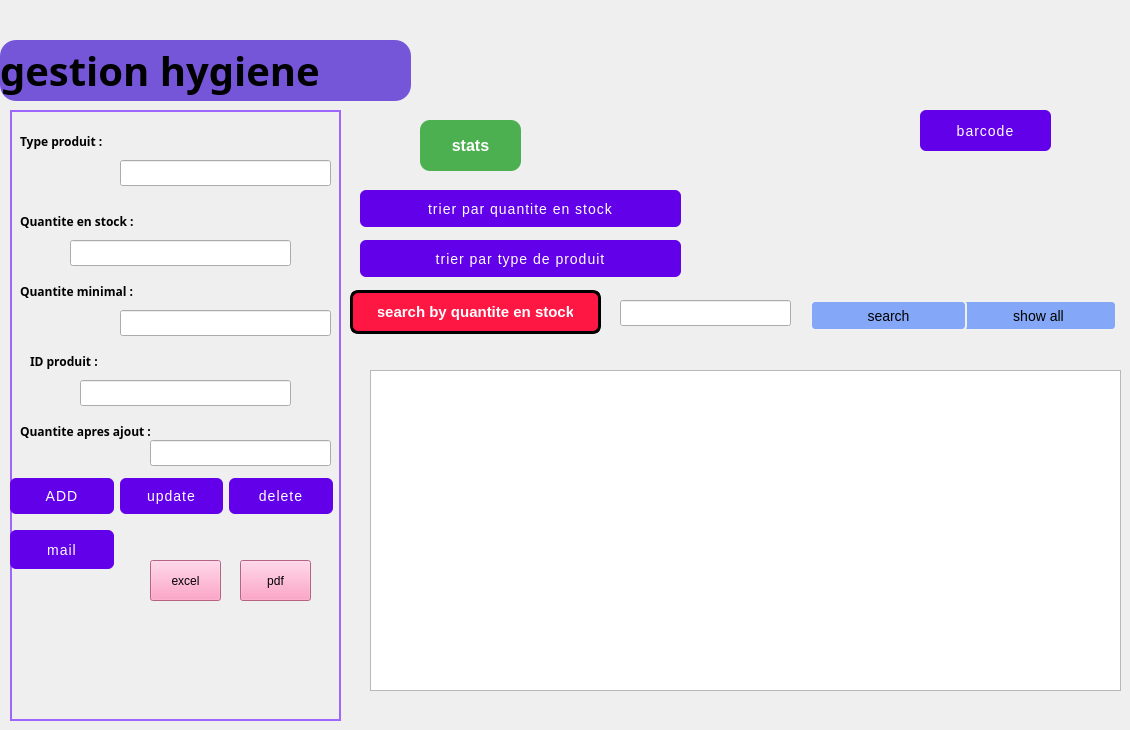
    <widget class="QWidget" name="notifications_page_2">
     <widget class="QLabel" name="title_label_11">
      <property name="geometry">
       <rect>
        <x>0</x>
        <y>40</y>
        <width>411</width>
        <height>61</height>
       </rect>
      </property>
      <property name="font">
       <font>
        <family>Script MT Bold</family>
        <pointsize>30</pointsize>
        <bold>true</bold>
       </font>
      </property>
      <property name="styleSheet">
       <string notr="true">background-color:#7556d8;
border-radius:16px;</string>
      </property>
      <property name="text">
       <string>gestion hygiene</string>
      </property>
     </widget>
     <widget class="QLabel" name="label_114">
      <property name="geometry">
       <rect>
        <x>770</x>
        <y>10</y>
        <width>200</width>
        <height>200</height>
       </rect>
      </property>
      <property name="minimumSize">
       <size>
        <width>40</width>
        <height>40</height>
       </size>
      </property>
      <property name="maximumSize">
       <size>
        <width>200</width>
        <height>200</height>
       </size>
      </property>
      <property name="text">
       <string/>
      </property>
      <property name="pixmap">
       <pixmap>:/images/img-hotellerie-produits.jpg</pixmap>
      </property>
      <property name="scaledContents">
       <bool>true</bool>
      </property>
     </widget>
     <widget class="QLabel" name="label_115">
      <property name="geometry">
       <rect>
        <x>10</x>
        <y>110</y>
        <width>331</width>
        <height>611</height>
       </rect>
      </property>
      <property name="styleSheet">
       <string notr="true">border: 2px solid #9e65ff;</string>
      </property>
      <property name="text">
       <string/>
      </property>
     </widget>
     <widget class="QPushButton" name="pushButton_barcode">
      <property name="geometry">
       <rect>
        <x>920</x>
        <y>110</y>
        <width>131</width>
        <height>41</height>
       </rect>
      </property>
      <property name="styleSheet">
       <string notr="true">QPushButton {
    background-color: #6200ea;
    color: white;
    border-radius: 6px;
    padding: 10px 24px;
    font-size: 14px;
    letter-spacing: 1px;
    text-transform: uppercase;
    transition: background-color 0.3s ease;
}
QPushButton:hover {
    background-color: #3700b3;
}
QPushButton:pressed {
    background-color: #30009c;
}</string>
      </property>
      <property name="text">
       <string>barcode</string>
      </property>
     </widget>
     <widget class="QWidget" name="layoutWidget_14">
      <property name="geometry">
       <rect>
        <x>10</x>
        <y>470</y>
        <width>323</width>
        <height>52</height>
       </rect>
      </property>
      <layout class="QHBoxLayout" name="horizontalLayout_29">
       <item>
        <widget class="QPushButton" name="pushButton_92">
         <property name="styleSheet">
          <string notr="true">QPushButton {
    background-color: #6200ea;
    color: white;
    border-radius: 6px;
    padding: 10px 24px;
    font-size: 14px;
    letter-spacing: 1px;
    text-transform: uppercase;
    transition: background-color 0.3s ease;
}
QPushButton:hover {
    background-color: #3700b3;
}
QPushButton:pressed {
    background-color: #30009c;
}
</string>
         </property>
         <property name="text">
          <string>ADD</string>
         </property>
        </widget>
       </item>
       <item>
        <widget class="QPushButton" name="pushButton_93">
         <property name="styleSheet">
          <string notr="true">QPushButton {
    background-color: #6200ea;
    color: white;
    border-radius: 6px;
    padding: 10px 24px;
    font-size: 14px;
    letter-spacing: 1px;
    text-transform: uppercase;
    transition: background-color 0.3s ease;
}
QPushButton:hover {
    background-color: #3700b3;
}
QPushButton:pressed {
    background-color: #30009c;
}</string>
         </property>
         <property name="text">
          <string>update</string>
         </property>
        </widget>
       </item>
       <item>
        <widget class="QPushButton" name="pushButton_94">
         <property name="styleSheet">
          <string notr="true">QPushButton {
    background-color: #6200ea;
    color: white;
    border-radius: 6px;
    padding: 10px 24px;
    font-size: 14px;
    letter-spacing: 1px;
    text-transform: uppercase;
    transition: background-color 0.3s ease;
}
QPushButton:hover {
    background-color: #3700b3;
}
QPushButton:pressed {
    background-color: #30009c;
}</string>
         </property>
         <property name="text">
          <string>delete</string>
         </property>
        </widget>
       </item>
      </layout>
     </widget>
     <widget class="QLabel" name="label_116">
      <property name="geometry">
       <rect>
        <x>20</x>
        <y>130</y>
        <width>111</width>
        <height>22</height>
       </rect>
      </property>
      <property name="font">
       <font>
        <family>Segoe UI Black</family>
        <bold>true</bold>
       </font>
      </property>
      <property name="text">
       <string>Type produit :</string>
      </property>
     </widget>
     <widget class="QLabel" name="label_117">
      <property name="geometry">
       <rect>
        <x>20</x>
        <y>280</y>
        <width>151</width>
        <height>22</height>
       </rect>
      </property>
      <property name="font">
       <font>
        <family>Segoe UI Black</family>
        <bold>true</bold>
       </font>
      </property>
      <property name="text">
       <string>Quantite minimal :</string>
      </property>
     </widget>
     <widget class="QLabel" name="label_118">
      <property name="geometry">
       <rect>
        <x>20</x>
        <y>420</y>
        <width>161</width>
        <height>22</height>
       </rect>
      </property>
      <property name="font">
       <font>
        <family>Segoe UI Black</family>
        <bold>true</bold>
       </font>
      </property>
      <property name="text">
       <string>Quantite apres ajout :</string>
      </property>
     </widget>
     <widget class="QLabel" name="label_119">
      <property name="geometry">
       <rect>
        <x>20</x>
        <y>210</y>
        <width>141</width>
        <height>22</height>
       </rect>
      </property>
      <property name="font">
       <font>
        <family>Segoe UI Black</family>
        <bold>true</bold>
       </font>
      </property>
      <property name="text">
       <string>Quantite en stock :</string>
      </property>
     </widget>
     <widget class="QPushButton" name="pushButton_pdf">
      <property name="geometry">
       <rect>
        <x>240</x>
        <y>560</y>
        <width>71</width>
        <height>41</height>
       </rect>
      </property>
      <property name="styleSheet">
       <string notr="true">background-color: rgb(255, 137, 184);</string>
      </property>
      <property name="text">
       <string>pdf</string>
      </property>
      <property name="icon">
       <iconset>
        <normaloff>../../Downloads/wetransfer_sidemenu_2024-10-04_1548/sidemenu/im/picture_as_pdf_24dp_5F6368_FILL0_wght400_GRAD0_opsz24.png</normaloff>../../Downloads/wetransfer_sidemenu_2024-10-04_1548/sidemenu/im/picture_as_pdf_24dp_5F6368_FILL0_wght400_GRAD0_opsz24.png</iconset>
      </property>
     </widget>
     <widget class="QPushButton" name="pushButton_97">
      <property name="geometry">
       <rect>
        <x>960</x>
        <y>300</y>
        <width>157</width>
        <height>31</height>
       </rect>
      </property>
      <property name="styleSheet">
       <string notr="true">  font-size: 14px;
    padding: 5px 10px;
    border: 2px solid #f0f0f0;
    border-radius: 5px;
    background-color: #84a8f7;</string>
      </property>
      <property name="text">
       <string>show all</string>
      </property>
     </widget>
     <widget class="QPushButton" name="pushButton_98">
      <property name="geometry">
       <rect>
        <x>810</x>
        <y>300</y>
        <width>157</width>
        <height>31</height>
       </rect>
      </property>
      <property name="styleSheet">
       <string notr="true">  font-size: 14px;
    padding: 5px 10px;
    border: 2px solid #f0f0f0;
    border-radius: 5px;
    background-color: #84a8f7;</string>
      </property>
      <property name="text">
       <string>search</string>
      </property>
     </widget>
     <widget class="QPushButton" name="pushButton_statistique">
      <property name="geometry">
       <rect>
        <x>420</x>
        <y>120</y>
        <width>101</width>
        <height>51</height>
       </rect>
      </property>
      <property name="styleSheet">
       <string notr="true">QPushButton {
    background-color: #4CAF50;        /* Green background */
    color: white;                     /* White text */
    border: none;                     /* No border for a clean look */
    border-radius: 10px;              /* Rounded corners */
    padding: 10px 20px;               /* Padding */
    font-size: 16px;                  /* Text size */
    font-weight: bold;                /* Bold text */
    box-shadow: 3px 3px 10px rgba(0, 0, 0, 0.3); /* Shadow effect */
}

QPushButton:hover {
    background-color: #45a049;        /* Darker green on hover */
}

QPushButton:pressed {
    background-color: #3e8e41;        /* Darker green on press */
}

QPushButton:disabled {
    background-color: #cccccc;        /* Gray background when disabled */
    color: #666666;                   /* Gray text when disabled */
}
</string>
      </property>
      <property name="text">
       <string>stats</string>
      </property>
      <property name="icon">
       <iconset>
        <normaloff>../../Downloads/wetransfer_sidemenu_2024-10-04_1548/sidemenu/m/pngtree-vector-pie-chart-icon-png-image_4894574.jpg</normaloff>../../Downloads/wetransfer_sidemenu_2024-10-04_1548/sidemenu/m/pngtree-vector-pie-chart-icon-png-image_4894574.jpg</iconset>
      </property>
      <property name="iconSize">
       <size>
        <width>50</width>
        <height>50</height>
       </size>
      </property>
     </widget>
     <widget class="QTableView" name="tableView25">
      <property name="geometry">
       <rect>
        <x>370</x>
        <y>370</y>
        <width>751</width>
        <height>321</height>
       </rect>
      </property>
     </widget>
     <widget class="QLabel" name="label_157">
      <property name="geometry">
       <rect>
        <x>30</x>
        <y>350</y>
        <width>101</width>
        <height>22</height>
       </rect>
      </property>
      <property name="font">
       <font>
        <family>Segoe UI Black</family>
        <bold>true</bold>
       </font>
      </property>
      <property name="text">
       <string>ID produit :</string>
      </property>
     </widget>
     <widget class="QPushButton" name="pushButton_trier">
      <property name="geometry">
       <rect>
        <x>360</x>
        <y>190</y>
        <width>321</width>
        <height>37</height>
       </rect>
      </property>
      <property name="styleSheet">
       <string notr="true">QPushButton {
    background-color: #6200ea;
    color: white;
    border-radius: 6px;
    padding: 10px 24px;
    font-size: 14px;
    letter-spacing: 1px;
    text-transform: uppercase;
    transition: background-color 0.3s ease;
}
QPushButton:hover {
    background-color: #3700b3;
}
QPushButton:pressed {
    background-color: #30009c;
}</string>
      </property>
      <property name="text">
       <string>trier par quantite en stock</string>
      </property>
     </widget>
     <widget class="QPushButton" name="pushButton_search">
      <property name="geometry">
       <rect>
        <x>350</x>
        <y>290</y>
        <width>251</width>
        <height>44</height>
       </rect>
      </property>
      <property name="styleSheet">
       <string notr="true">QPushButton {
    background-color: #ff1744;
    color: white;
    border: 3px solid #000000;
    border-radius: 8px;
    padding: 10px 25px;
    font-size: 15px;
    font-weight: bold;
    box-shadow: 5px 5px 0 #000000;
    transition: box-shadow 0.2s ease, background-color 0.2s ease;
}
QPushButton:hover {
    background-color: #f01440;
    box-shadow: 3px 3px 0 #000000;
}
QPushButton:pressed {
    background-color: #d01235;
    box-shadow: 1px 1px 0 #000000;
}
</string>
      </property>
      <property name="text">
       <string>search by quantite en stock</string>
      </property>
     </widget>
     <widget class="QLineEdit" name="lineEdit_search">
      <property name="geometry">
       <rect>
        <x>620</x>
        <y>300</y>
        <width>171</width>
        <height>26</height>
       </rect>
      </property>
     </widget>
     <widget class="QLineEdit" name="lineEdit_type_produit">
      <property name="geometry">
       <rect>
        <x>120</x>
        <y>160</y>
        <width>211</width>
        <height>26</height>
       </rect>
      </property>
     </widget>
     <widget class="QLineEdit" name="lineEdit_qua_stock">
      <property name="geometry">
       <rect>
        <x>70</x>
        <y>240</y>
        <width>221</width>
        <height>26</height>
       </rect>
      </property>
     </widget>
     <widget class="QLineEdit" name="lineEdit_id">
      <property name="geometry">
       <rect>
        <x>80</x>
        <y>380</y>
        <width>211</width>
        <height>26</height>
       </rect>
      </property>
     </widget>
     <widget class="QLineEdit" name="lineEdit_apres_ajou">
      <property name="geometry">
       <rect>
        <x>150</x>
        <y>440</y>
        <width>181</width>
        <height>26</height>
       </rect>
      </property>
     </widget>
     <widget class="QLineEdit" name="lineEdit_qua_mini">
      <property name="geometry">
       <rect>
        <x>120</x>
        <y>310</y>
        <width>211</width>
        <height>26</height>
       </rect>
      </property>
     </widget>
     <widget class="QPushButton" name="pushButton_95">
      <property name="geometry">
       <rect>
        <x>10</x>
        <y>530</y>
        <width>104</width>
        <height>39</height>
       </rect>
      </property>
      <property name="styleSheet">
       <string notr="true">QPushButton {
    background-color: #6200ea;
    color: white;
    border-radius: 6px;
    padding: 10px 24px;
    font-size: 14px;
    letter-spacing: 1px;
    text-transform: uppercase;
    transition: background-color 0.3s ease;
}
QPushButton:hover {
    background-color: #3700b3;
}
QPushButton:pressed {
    background-color: #30009c;
}</string>
      </property>
      <property name="text">
       <string>mail</string>
      </property>
     </widget>
     <widget class="QPushButton" name="pushButton_trier_2">
      <property name="geometry">
       <rect>
        <x>360</x>
        <y>240</y>
        <width>321</width>
        <height>37</height>
       </rect>
      </property>
      <property name="styleSheet">
       <string notr="true">QPushButton {
    background-color: #6200ea;
    color: white;
    border-radius: 6px;
    padding: 10px 24px;
    font-size: 14px;
    letter-spacing: 1px;
    text-transform: uppercase;
    transition: background-color 0.3s ease;
}
QPushButton:hover {
    background-color: #3700b3;
}
QPushButton:pressed {
    background-color: #30009c;
}</string>
      </property>
      <property name="text">
       <string>trier par type de produit</string>
      </property>
     </widget>
     <widget class="QPushButton" name="pushButton_excel">
      <property name="geometry">
       <rect>
        <x>150</x>
        <y>560</y>
        <width>71</width>
        <height>41</height>
       </rect>
      </property>
      <property name="styleSheet">
       <string notr="true">background-color: rgb(255, 137, 184);</string>
      </property>
      <property name="text">
       <string>excel</string>
      </property>
      <property name="icon">
       <iconset>
        <normaloff>../../Downloads/wetransfer_sidemenu_2024-10-04_1548/sidemenu/im/picture_as_pdf_24dp_5F6368_FILL0_wght400_GRAD0_opsz24.png</normaloff>../../Downloads/wetransfer_sidemenu_2024-10-04_1548/sidemenu/im/picture_as_pdf_24dp_5F6368_FILL0_wght400_GRAD0_opsz24.png</iconset>
      </property>
     </widget>
    </widget>
